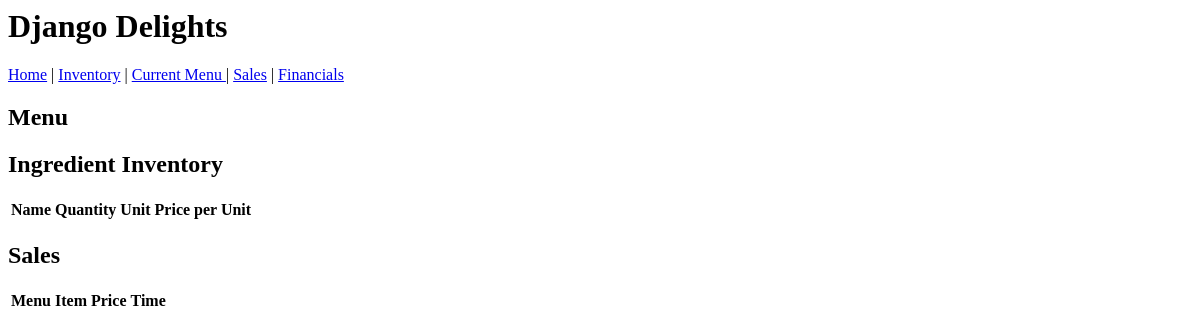
The app's page /inventory/, older data.
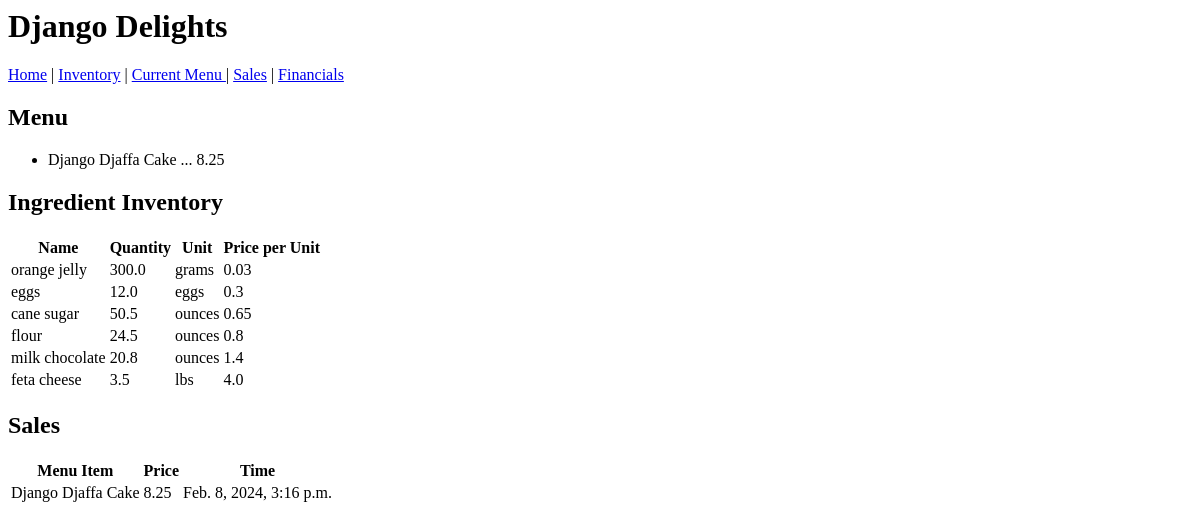
The same page, newer data.
### inventory/models.py (models this page shows, shortened)
class MenuItem(models.Model):
    name = models.CharField(max_length = 200, unique = True)
    price = models.FloatField(default = 0.00)
    def __str__(self):
        return f"{self.name}"

class Ingredient(models.Model):
    name = models.CharField(max_length = 200)
    quantity = models.FloatField(default = 0.0)
    unit = models.CharField(max_length = 200)
    price_per_unit = models.FloatField(default = 0)

class Purchase(models.Model):
    menu_item = models.ForeignKey(MenuItem, on_delete = models.CASCADE)
    time_purchased = models.DateTimeField(default = datetime.now())

### inventory/views.py (the view)
# urls.py: path('', views.HomeView.as_view(), name='home'),
class HomeView(TemplateView):
    template_name = 'inventory/home.html'
    def get_context_data(self, **kwargs):
        context = super().get_context_data(**kwargs)
        context['menue_items'] = MenuItem.objects.all()
        context['purchases'] = Purchase.objects.all()
        context['ingredients'] = Ingredient.objects.all()
        return context

### inventory/templates/inventory/home.html
{% extends './base.html' %}
{% load static %}
{% block content %}
<div>
    <h2> Menu </h2>
    <ul>
        {% for menu_item in menue_items %}
            <li>
                <div> {{menu_item.name}} ... {{menu_item.price}} </div>
            </li>
        {% endfor %}
    </ul>
</div>
<div>
    <h2> Ingredient Inventory </h2>
        <table>
        <thead>
            <th>Name</th>
            <th>Quantity</th>
            <th>Unit</th>
            <th>Price per Unit</th>
        </thead>
        {% for ingredient in ingredients %}
            <tr>
                <td> {{ingredient.name}}</td>
                <td> {{ingredient.quantity}}</td>
                <td> {{ingredient.unit}}</td>
                <td> {{ingredient.price_per_unit}}</td>
            </tr>
        {% endfor %}
    </table>
</div>
<div>
    <h2> Sales </h2>
    <table>
        <thead>
            <th>Menu Item</th>
            <th>Price</th>
            <th>Time</th>
        </thead>
        {% for purchase in purchases %}
            <tr>
                <td> {{purchase.menu_item}}</td>
                <td> {{purchase.menu_item.price}}</td>
                <td> {{purchase.time_purchased}}</td>
            </tr>
        {% endfor %}
    </table>
</div>
{% endblock %}

### inventory/templates/inventory/base.html (shortened to what this page needs)
<head>
</head>
<body>
    <header>
        <h1>Django Delights</h1>
        <nav>
            {% url 'home' as home_url %}
            <a class= 'nav-item{% if request.path == home_url %} current-page{% endif %}' href = "{% url 'home' %}" >Home</a>
            <text>|</text>
            {% url 'ingredients' as ingredients_url %}
            <a class= 'nav-item{% if request.path == ingredients_url %} current-page{% endif %}' href = "{% url 'ingredients' %}" >Inventory</a>
            <text>|</text>
            {% url 'menu' as menuitems_url %}
            <a class= 'nav-item{% if request.path == hmenuitems_url %} current-page{% endif %}' href = "{% url 'menuitems' %}" >Current Menu </a>
            <text>|</text>
            {% url 'purchases' as purchases_url %}
            <a class= 'nav-item{% if request.path == purchases_url %} current-page{% endif %}' href = "{% url 'purchases' %}" >Sales</a>
            <text>|</text>
            {% url 'financials' as financials_url %}
            <a class= 'nav-item{% if request.path == financials_url %} current-page{% endif %}' href = "{% url 'financials' %}" >Financials</a>
        </nav>
    </header>
    <main>
        {% block content %}{% endblock %}
    </main>
</body>

Row changes from the older to the newer data that the page shows:
added MenuItem: name "Django Djaffa Cake", price "8.25"
added Ingredient: name "orange jelly", quantity "300.0", unit "grams", price_per_unit "0.03"
added Ingredient: name "eggs", quantity "12.0", unit "eggs", price_per_unit "0.3"
added Ingredient: name "cane sugar", quantity "50.5", unit "ounces", price_per_unit "0.65"
added Ingredient: name "flour", quantity "24.5", unit "ounces", price_per_unit "0.8"
added Ingredient: name "milk chocolate", quantity "20.8", unit "ounces", price_per_unit "1.4"
added Ingredient: name "feta cheese", quantity "3.5", unit "lbs", price_per_unit "4.0"
added Purchase: menu_item "Django Djaffa Cake", menu_item.price "8.25", time_purchased "Feb. 8, 2024, 3:16 p.m."
